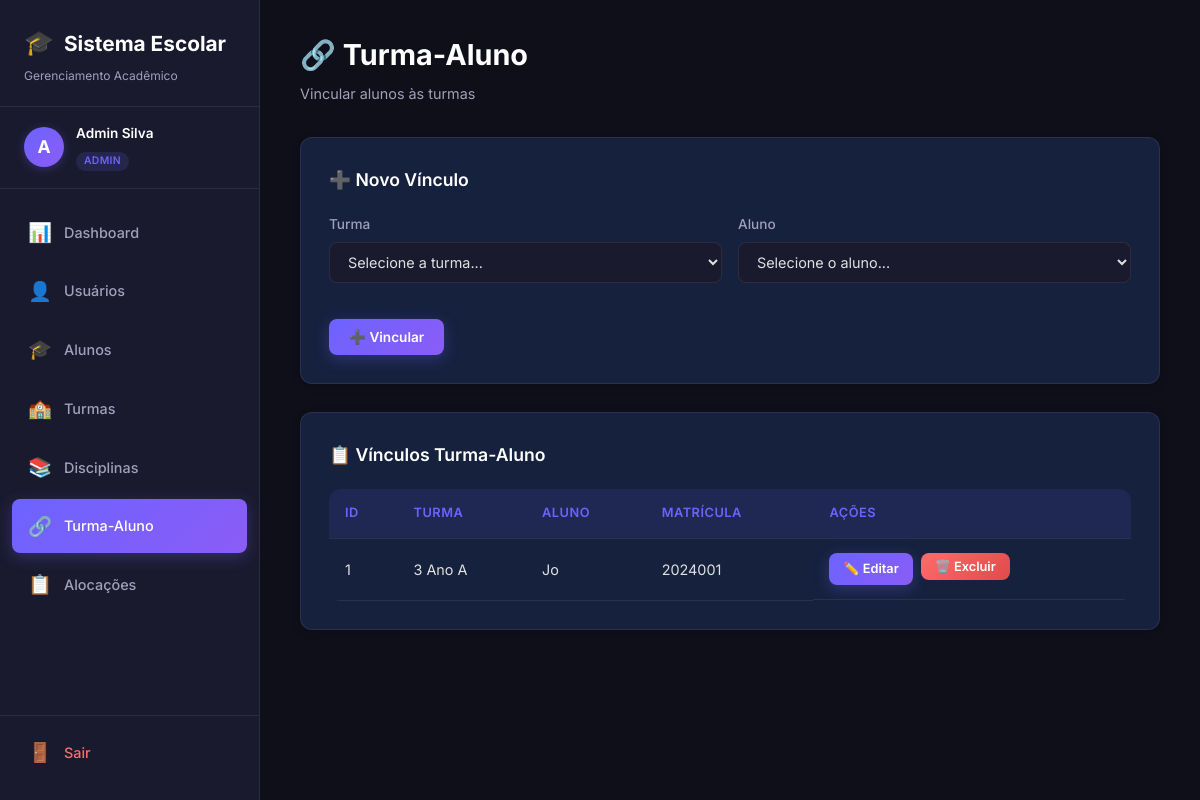
Before: /index.php?page=turma_aluno (signed in) with the older database file.
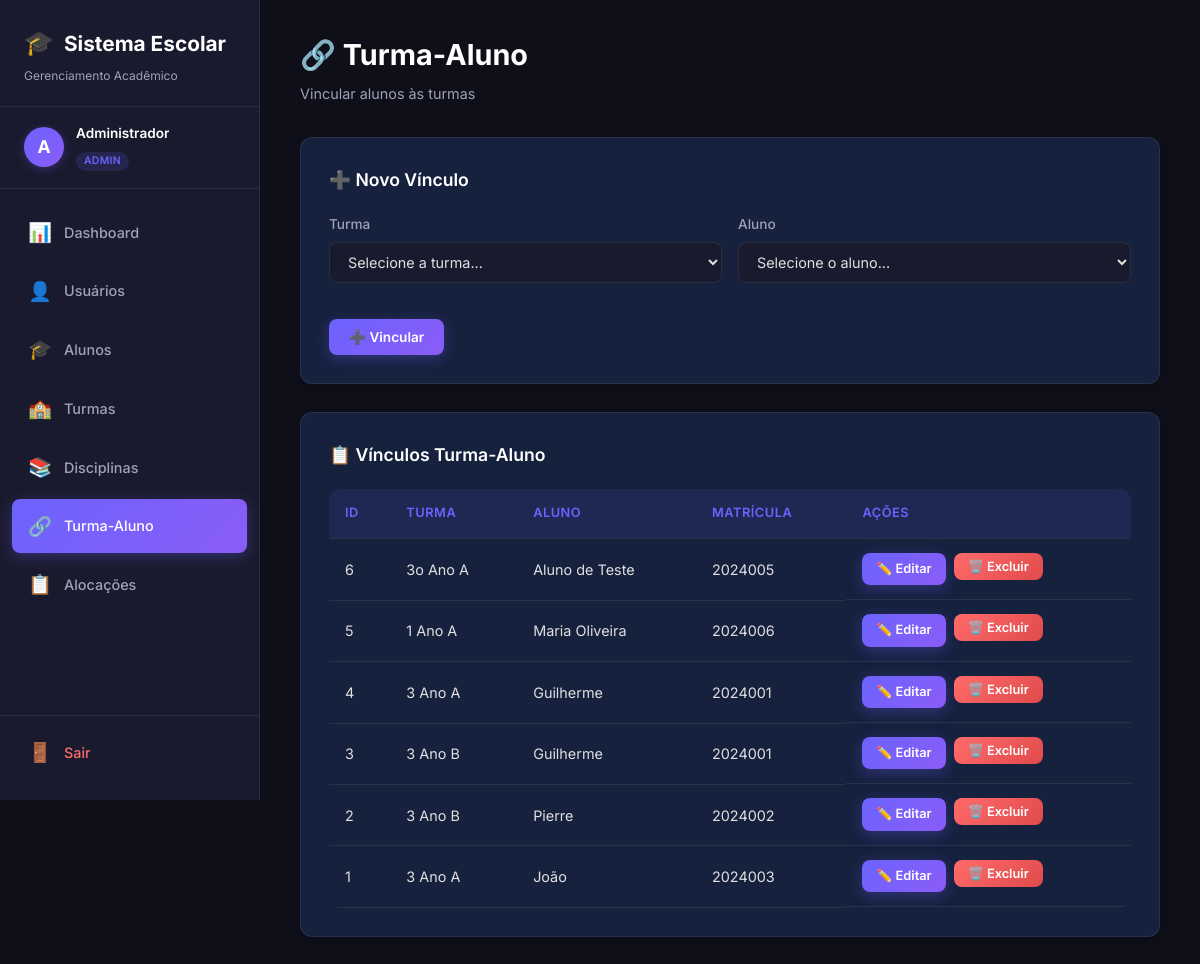
After: the same page with the newer database file.
### tables this page shows
CREATE TABLE turma_aluno (
        id INTEGER PRIMARY KEY AUTOINCREMENT,
        turma_id INTEGER NOT NULL,
        aluno_id INTEGER NOT NULL,
        FOREIGN KEY (turma_id) REFERENCES turmas(id) ON DELETE CASCADE,
        FOREIGN KEY (aluno_id) REFERENCES alunos(id) ON DELETE CASCADE
    );

CREATE TABLE turmas (
        id INTEGER PRIMARY KEY AUTOINCREMENT,
        nome VARCHAR(45) NOT NULL,
        ano_letivo INTEGER NOT NULL
    );

CREATE TABLE alunos (
        id INTEGER PRIMARY KEY AUTOINCREMENT,
        matricula VARCHAR(45) NOT NULL UNIQUE,
        nome VARCHAR(70) NOT NULL,
        data_nascimento DATE
    );

### app/controllers/TurmaAlunoController.php (called while the page is built, shortened)
<?php
require_once __DIR__ . '/../models/TurmaAluno.php';
class TurmaAlunoController {
    private $model;
    public function __construct($pdo) {
        $this->model = new TurmaAluno($pdo);
    }
    public function index() {
        $editData = null;
        $registros = $this->model->getAllWithJoin();
        include __DIR__ . '/../views/layout/header.php';
        include __DIR__ . '/../views/layout/sidebar.php';
        include __DIR__ . '/../views/turma_aluno/index.php';
        include __DIR__ . '/../views/layout/footer.php';
    }
}
?>

### app/models/TurmaAluno.php (called while the page is built, shortened)
<?php
class TurmaAluno {
    private $pdo;
    public function __construct($pdo) {
        $this->pdo = $pdo;
    }
    public function getAllWithJoin() {
        return $this->pdo->query("
            SELECT ta.id, ta.turma_id, ta.aluno_id,
                   t.nome AS turma_nome, a.nome AS aluno_nome, a.matricula
            FROM turma_aluno ta
            JOIN turmas t ON ta.turma_id = t.id
            JOIN alunos a ON ta.aluno_id = a.id
            ORDER BY ta.id DESC
        ")->fetchAll();
    }
}
?>

### app/views/turma_aluno/index.php (the view, shortened to what the changed rows need)
<div class="main-content">
    <div class="page-header">
        <h1>🔗 Turma-Aluno</h1>
        <p>Vincular alunos às turmas</p>
    </div>
    <div class="card">
        <h3 class="card-title"><?= $editData ? '✏️ Editar Vínculo' : '➕ Novo Vínculo' ?></h3>
        <form method="POST" action="index.php?page=turma_aluno">
            <div class="form-grid">
                <div class="form-group">
                    <label>Turma</label>
                    <select name="turma_id" required>
                        <option value="">Selecione a turma...</option>
                    </select>
                </div>
                <div class="form-group">
                    <label>Aluno</label>
                    <select name="aluno_id" required>
                        <option value="">Selecione o aluno...</option>
                    </select>
                </div>
            </div>
            <div class="btn-group">
                <button type="submit" class="btn btn-primary"><?= $editData ? '💾 Atualizar' : '➕ Vincular' ?></button>
            </div>
        </form>
    </div>
    <div class="card">
        <h3 class="card-title">📋 Vínculos Turma-Aluno</h3>
        <?php if (empty($registros)): ?>
            <div class="empty-state">
                <div class="empty-icon">🔗</div>
                <p>Nenhum vínculo cadastrado ainda.</p>
            </div>
        <?php else: ?>
            <div class="table-wrapper">
                <table>
                    <thead>
                        <tr>
                            <th>ID</th>
                            <th>Turma</th>
                            <th>Aluno</th>
                            <th>Matrícula</th>
                            <th>Ações</th>
                        </tr>
                    </thead>
                    <tbody>
                        <?php foreach ($registros as $r): ?>
                        <tr>
                            <td><?= $r['id'] ?></td>
                            <td><?= htmlspecialchars($r['turma_nome']) ?></td>
                            <td><?= htmlspecialchars($r['aluno_nome']) ?></td>
                            <td><?= htmlspecialchars($r['matricula']) ?></td>
                            <td class="actions">
                                <a href="index.php?page=turma_aluno&edit=<?= $r['id'] ?>" class="btn btn-primary btn-sm">✏️ Editar</a>
                                <form method="POST" action="index.php?page=turma_aluno" style="display:inline" onsubmit="return confirm('Deseja excluir este vínculo?')">
                                    <button type="submit" class="btn btn-danger btn-sm">🗑️ Excluir</button>
                                </form>
                            </td>
                        </tr>
                        <?php endforeach; ?>
                    </tbody>
                </table>
            </div>
        <?php endif; ?>
    </div>
</div>

### app/views/layout/sidebar.php
<?php
$currentPage = $_GET['page'] ?? 'dashboard';
$perfil = $_SESSION['user_perfil'] ?? 'professor';
$userName = $_SESSION['user_nome'] ?? 'Usuário';
$userPerfil = $_SESSION['user_perfil'] ?? '';
$menuItems = [
    ['page' => 'dashboard',   'icon' => '📊', 'label' => 'Dashboard',   'perfis' => ['admin', 'professor']],
    ['page' => 'usuarios',    'icon' => '👤', 'label' => 'Usuários',    'perfis' => ['admin']],
    ['page' => 'alunos',      'icon' => '🎓', 'label' => 'Alunos',      'perfis' => ['admin']],
    ['page' => 'turmas',      'icon' => '🏫', 'label' => 'Turmas',      'perfis' => ['admin']],
    ['page' => 'disciplinas', 'icon' => '📚', 'label' => 'Disciplinas', 'perfis' => ['admin']],
    ['page' => 'turma_aluno', 'icon' => '🔗', 'label' => 'Turma-Aluno', 'perfis' => ['admin']],
    ['page' => 'alocacoes',   'icon' => '📋', 'label' => 'Alocações',   'perfis' => ['admin', 'professor']],
    ['page' => 'avaliacoes',  'icon' => '📝', 'label' => 'Avaliações',  'perfis' => ['professor']],
];
?>
<nav class="sidebar">
    <div class="sidebar-brand">
        <h2><span class="icon">🎓</span> <span>Sistema Escolar</span></h2>
        <p>Gerenciamento Acadêmico</p>
    </div>
    <div class="sidebar-user">
        <div class="user-avatar"><?= mb_substr($userName, 0, 1, 'UTF-8') ?></div>
        <div class="user-info">
            <span class="user-name"><?= htmlspecialchars($userName) ?></span>
            <span class="user-role"><span class="badge badge-<?= $userPerfil ?>"><?= $userPerfil ?></span></span>
        </div>
    </div>
    <ul class="nav-list">
        <?php foreach ($menuItems as $item): ?>
            <?php if (in_array($perfil, $item['perfis'])): ?>
            <li>
                <a href="index.php?page=<?= $item['page'] ?>" class="<?= $currentPage === $item['page'] ? 'active' : '' ?>">
                    <span class="nav-icon"><?= $item['icon'] ?></span> <span><?= $item['label'] ?></span>
                </a>
            </li>
            <?php endif; ?>
        <?php endforeach; ?>
    </ul>
    <div class="sidebar-footer">
        <form method="POST" action="index.php?page=logout" id="logoutForm">
            <button type="submit" class="btn-logout">
                <span class="nav-icon">🚪</span> <span>Sair</span>
            </button>
        </form>
    </div>
</nav>

Changed rows visible on the page:
added turma_aluno: id "6", turma.nome "3o Ano A", aluno.nome "Aluno de Teste", aluno.matricula "2024005"
added turma_aluno: id "5", turma.nome "1 Ano A", aluno.nome "Maria Oliveira", aluno.matricula "2024006"
added turma_aluno: id "4", turma.nome "3 Ano A", aluno.nome "Guilherme", aluno.matricula "2024001"
added turma_aluno: id "3", turma.nome "3 Ano B", aluno.nome "Guilherme", aluno.matricula "2024001"
added turma_aluno: id "2", turma.nome "3 Ano B", aluno.nome "Pierre", aluno.matricula "2024002"
changed turma_aluno id 1: aluno.nome "Jo" → "João"; aluno.matricula "2024001" → "2024003"
Other visible differences:
$userName: "Admin Silva" → "Administrador"
